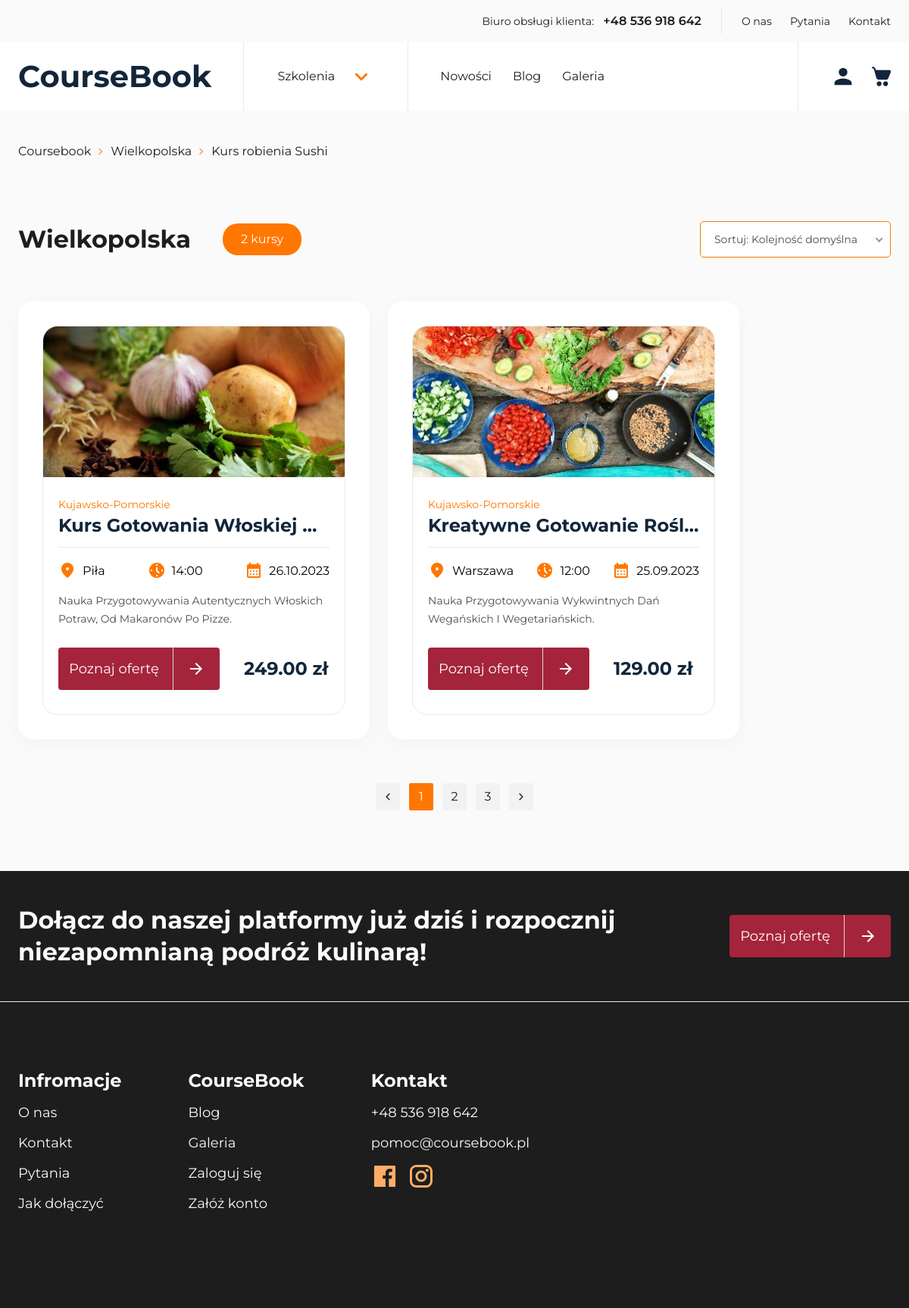
Page /course/kujawsko-pomorskie (signed in) on the committed database.
### coursebookapp/models/course.py (models this page shows, shortened)
class Course(models.Model):
    instructor = models.ForeignKey(
        Instructor, on_delete=models.SET_NULL, null=True, blank=True
    )
    title = models.CharField(max_length=100)
    short_description = models.CharField(max_length=200)
    price = models.DecimalField(max_digits=8, decimal_places=2)
    province_choices = (
        ("dolnośląskie", "Dolnośląskie"),
        ("kujawsko-pomorskie", "Kujawsko-Pomorskie"),
        ("lubelskie", "Lubelskie"),
        ("lubuskie", "Lubuskie"),
        ("łódzkie", "Łódzkie"),
        ("małopolskie", "Małopolskie"),
        ("mazowieckie", "Mazowieckie"),
        ("opolskie", "Opolskie"),
        ("podkarpackie", "Podkarpackie"),
        ("podlaskie", "Podlaskie"),
        ("pomorskie", "Pomorskie"),
        ("śląskie", "Śląskie"),
        ("świętokrzyskie", "Świętokrzyskie"),
        ("warmińsko-mazurskie", "Warmińsko-Mazurskie"),
        ("wielkopolskie", "Wielkopolskie"),
        ("zachodniopomorskie", "Zachodniopomorskie"),
    )
    province = models.CharField(max_length=30, choices=province_choices)
    available = models.BooleanField(default=False)
    seats = models.PositiveIntegerField()
    date = models.DateField()
    time_start = models.TimeField()
    city = models.CharField(max_length=100)
    course_description = models.TextField()
    course_for = models.TextField()
    course_benefit = models.TextField()
    province_slug = models.SlugField(max_length=50, blank=True)
    slug = models.SlugField(max_length=200, unique=True, blank=True)

### coursebookapp/models/course_image.py (models this page shows, shortened)
class CourseImage(models.Model):
    course = models.ForeignKey(Course, on_delete=models.CASCADE)
    def get_upload_path(instance, filename):
        course_slug = slugify(instance.course.title)
        return f"course_images/{course_slug}/{filename}"
    image = models.ImageField(upload_to=get_upload_path)
    image_thumb = models.ImageField(upload_to=get_upload_path, blank=True)
    image_medium_thumb = models.ImageField(upload_to=get_upload_path, blank=True)

### coursebookapp/views/course_category_view.py (the view)
class CourseCategoryView(generics.ListAPIView):
    serializer_class = CourseSerializer
    template_name = "pages/course-category.html"
    def get(self, request, *args, **kwargs):
        province_slug = self.kwargs.get("province_slug")
        if province_slug:
            courses = Course.objects.filter(province_slug=province_slug)
            for course in courses:
                image = course.courseimage_set.first()
                course.image = image
        else:
            courses = {}
        context = {
            "courses": courses,
        }
        return render(request, self.template_name, context)

### templates/pages/course-category.html (shortened to what this page needs)
{% extends "layout/base-nb.html" %} {% block styles %}
<link rel="stylesheet" href="{% static 'css/global.min.css' %}" />
<link rel="stylesheet" href="{% static 'css/category.min.css' %}" />
<link rel="stylesheet" href="{% static 'css/nice-select2.css' %}" />
{% endblock %} {% block content %}
<div class="container">
  <ol class="breadcrumbs">
    <li class="breadcrumbs__item">
      <a class="breadcrumbs__link" href="/">Coursebook</a>
    </li>
    <svg
      width="18"
      height="18"
      viewBox="0 0 18 18"
      fill="none"
      xmlns="http://www.w3.org/2000/svg"
    >
      <path
        d="M7.05 13.5L6 12.45L9.45 9L6 5.55L7.05 4.5L11.55 9L7.05 13.5Z"
        fill="#FF9A62"
      />
    </svg>
    <li class="breadcrumbs__item">
      <a class="breadcrumbs__link" href="#">Wielkopolska</a>
    </li>
    <svg
      width="18"
      height="18"
      viewBox="0 0 18 18"
      fill="none"
      xmlns="http://www.w3.org/2000/svg"
    >
      <path
        d="M7.05 13.5L6 12.45L9.45 9L6 5.55L7.05 4.5L11.55 9L7.05 13.5Z"
        fill="#FF9A62"
      />
    </svg>
    <li class="breadcrumbs__item">
      <span>Kurs robienia Sushi</span>
    </li>
  </ol>
</div>
<section class="category">
  <div class="container">
    <div class="category__bar">
      <div class="category__bar-information">
        <div class="category__bar-name">Wielkopolska</div>
        <div class="category__bar-count chips chips--secondary">
            {% if courses|length == 1 %}
            <p>{{ courses|length }} kurs</p>
            {% elif courses|length > 1 and courses|length < 5 %}
            <p>{{ courses|length }} kursy</p>
            {% else %}
            <p>{{ courses|length }} kursów</p>
            {% endif %}
        </div>
      </div>
      <div class="category__bar-sort">
        <div class="form__row">
          <div class="form__group">
          </div>
        </div>
      </div>
    </div>
    <div class="category__list">
      {%if courses%} {%for course in courses%}
      <div class="category__list-item">
        <div class="offert-card">
          <div class="offert-card__image">
            {%if course.image%}
            <picture>
              <img
                loading="lazy"
                width="400"
                height="200"
                src="{{ course.image.image_medium_thumb.url }}"
                alt=""
              />
            </picture>
            {%endif%}
          </div>
          <div class="offert-card__body">
            <p class="offert-card__body-overline">{{course.province|title}}</p>
            <h2 class="offert-card__body-title">{{course.title|title}}</h2>
            <div class="offert-card__body-information">
              <div class="offert-card__information-box">
                <p class="information-card__information-name">
                  {{course.city|title}}
                </p>
              </div>
              <div class="offert-card__information-box">
                <p class="information-card__information-name">
                  {{ course.time_start|time:"H:i" }}
                </p>
              </div>
              <div class="offert-card__information-box">
                <p class="information-card__information-name">
                  {{ course.date|date:"d.m.Y" }}
                </p>
              </div>
            </div>
            <p class="offert-card__body-description">
              {{course.short_description|title}}
            </p>
            <div class="offert-card__body-action">
              <a href="{% url 'course_detail' province_slug=course.province_slug slug=course.slug %}" class="btn btn--primary"
                >Poznaj ofertę
                <span class="btn__arrow">
                  <svg
                    width="24"
                    height="24"
                    viewBox="0 0 24 24"
                    fill="none"
                    xmlns="http://www.w3.org/2000/svg"
                  >
                    <path
                      d="M12 20L10.575 18.6L16.175 13H4V11H16.175L10.575 5.4L12 4L20 12L12 20Z"
                      fill="white"
                    />
                  </svg>
                </span>
              </a>
              <p class="offert-card__body-price">{{course.price}}&nbsp;zł</p>
            </div>
          </div>
        </div>
      </div>
      {%endfor%} {%else%}
      <p>Brak kursów</p>
      {%endif%}
    </div>
    <div class="pagination">
      <a href="#" class="pagination__item pagination__item--disabled">
        <svg
          width="16"
          height="20"
          viewBox="0 0 18 18"
          fill="none"
          xmlns="http://www.w3.org/2000/svg"
        >
          <g id="gg:chevron-left">
            <path
              id="Vector"
              d="M12.1822 4.75726L11.121 3.69751L5.8185 9.00001L11.121 14.3033L12.1822 13.2428L7.9395 9.00001L12.1822 4.75726Z"
              fill="#1D1D1D"
            />
          </g>
        </svg>
      </a>
      <a href="#" class="pagination__item pagination__item--active">1</a>
      <a href="#" class="pagination__item">2</a>
      <a href="#" class="pagination__item">3</a>
      <a href="#" class="pagination__item">
        <svg
          width="16"
          height="20"
          viewBox="0 0 18 18"
          fill="none"
          xmlns="http://www.w3.org/2000/svg"
        >
          <g id="gg:chevron-left">
            <path
              id="Vector"
              d="M5.81774 13.2427L6.87899 14.3025L12.1815 8.99999L6.87899 3.69674L5.81774 4.75724L10.0605 8.99999L5.81774 13.2427Z"
              fill="#1D1D1D"
            />
          </g>
        </svg>
      </a>
    </div>
  </div>
</section>
{% endblock %}

### rows in the picture
Course: image.image_medium_thumb (picture), province "Kujawsko-Pomorskie", title "Kurs Gotowania Włoskiej…", city "Piła", time_start "14:00", date "26.10.2023", short_description "Nauka Przygotowywania Autentycznych Włoskich Potraw, Od Makaronów Po Pizze.", price "249.00"
Course: image.image_medium_thumb (picture), province "Kujawsko-Pomorskie", title "Kreatywne Gotowanie Rośl…", city "Warszawa", time_start "12:00", date "25.09.2023", short_description "Nauka Przygotowywania Wykwintnych Dań Wegańskich I Wegetariańskich.", price "129.00"

### other values in the picture
{{ courses|length }} "2"
